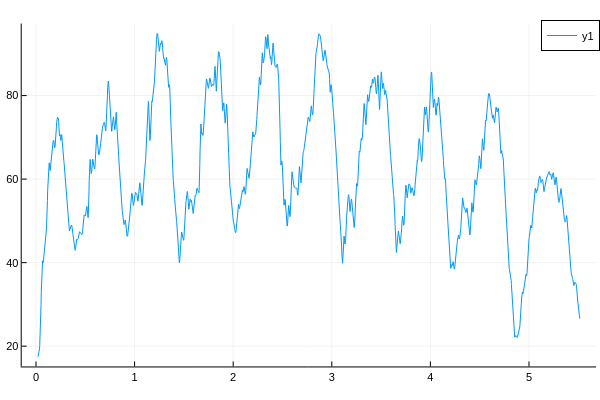

Notebook code for this chart:
### Code cell
x = A[2:end,1]
y = A[2:end,2];

ind = findall(x->x>=1.55 && x<=3.07, x)
display(plot(x[10:end-10],y[10:end-10]))
x = x[ind];
y=y[ind];

### Figure 1 — Plotly figure (JSON) as saved in the notebook; plotly's stock layout.template omitted (floating-point values rounded to 4 significant figures; data arrays with more than 128 entries replaced by an {"elided": "..."} marker saying what was removed)
{"data": [{"colorbar": {"len": 0.9525, "title": "", "x": 0.9934, "y": 0.5139}, "legendgroup": "y1", "line": {"color": "rgba(0, 154, 250, 1.000)", "dash": "solid", "shape": "linear", "width": 1}, "mode": "lines", "name": "y1", "showlegend": true, "type": "scatter", "x": {"elided": "2465 float values"}, "xaxis": "x", "y": {"elided": "2465 float values"}, "yaxis": "y"}], "layout": {"annotations": [], "height": 400, "legend": {"bgcolor": "rgba(255, 255, 255, 1.000)", "bordercolor": "rgba(0, 0, 0, 1.000)", "borderwidth": 1, "font": {"color": "rgba(0, 0, 0, 1.000)", "family": "sans-serif", "size": 11}, "title": {"font": {"color": "rgba(0, 0, 0, 1.000)", "family": "sans-serif", "size": 15}, "text": ""}, "tracegroupgap": 0, "traceorder": "normal", "x": 1, "xanchor": "auto", "y": 1, "yanchor": "auto"}, "margin": {"b": 20, "l": 0, "r": 0, "t": 20}, "paper_bgcolor": "rgba(255, 255, 255, 1.000)", "plot_bgcolor": "rgba(255, 255, 255, 1.000)", "showlegend": true, "width": 600, "xaxis": {"anchor": "y", "domain": [0.03619, 0.9934], "gridcolor": "rgba(0, 0, 0, 0.100)", "gridwidth": 0.5, "linecolor": "rgba(0, 0, 0, 1.000)", "mirror": false, "range": [-0.1448, 5.68], "showgrid": true, "showline": true, "showticklabels": true, "tickangle": 0, "tickcolor": "rgb(0, 0, 0)", "tickfont": {"color": "rgba(0, 0, 0, 1.000)", "family": "sans-serif", "size": 11}, "tickmode": "array", "ticks": "inside", "ticktext": ["0", "1", "2", "3", "4", "5"], "tickvals": [0, 1, 2, 3, 4, 5], "title": "", "titlefont": {"color": "rgba(0, 0, 0, 1.000)", "family": "sans-serif", "size": 15}, "type": "-", "visible": true, "zeroline": false, "zerolinecolor": "rgba(0, 0, 0, 1.000)"}, "yaxis": {"anchor": "x", "domain": [0.03762, 0.9902], "gridcolor": "rgba(0, 0, 0, 0.100)", "gridwidth": 0.5, "linecolor": "rgba(0, 0, 0, 1.000)", "mirror": false, "range": [15.14, 97.24], "showgrid": true, "showline": true, "showticklabels": true, "tickangle": 0, "tickcolor": "rgb(0, 0, 0)", "tickfont": {"color": "rgba(0, 0, 0, 1.000)", "family": "sans-serif", "size": 11}, "tickmode": "array", "ticks": "inside", "ticktext": ["20", "40", "60", "80"], "tickvals": [20, 40, 60, 80], "title": "", "titlefont": {"color": "rgba(0, 0, 0, 1.000)", "family": "sans-serif", "size": 15}, "type": "-", "visible": true, "zeroline": false, "zerolinecolor": "rgba(0, 0, 0, 1.000)"}}}
